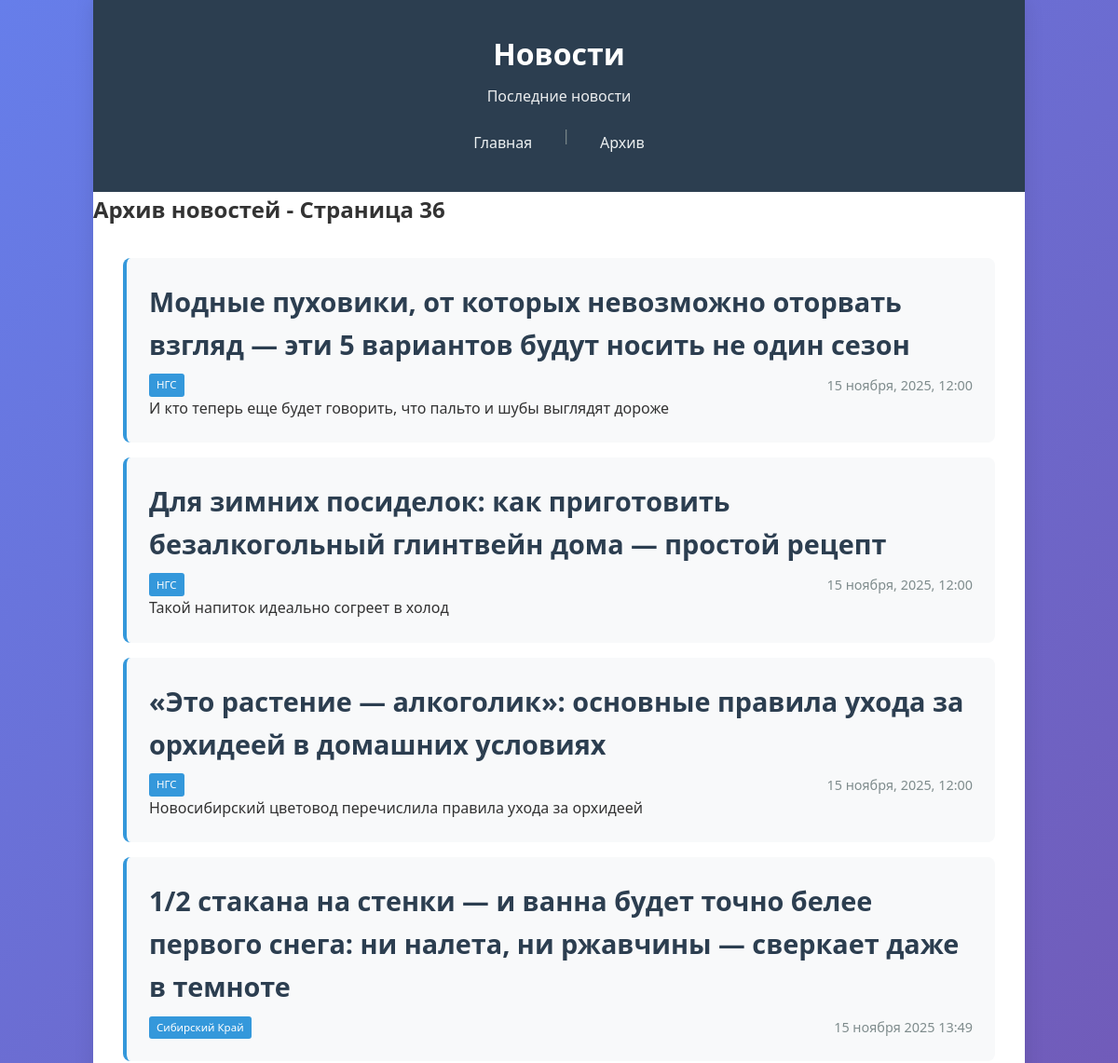
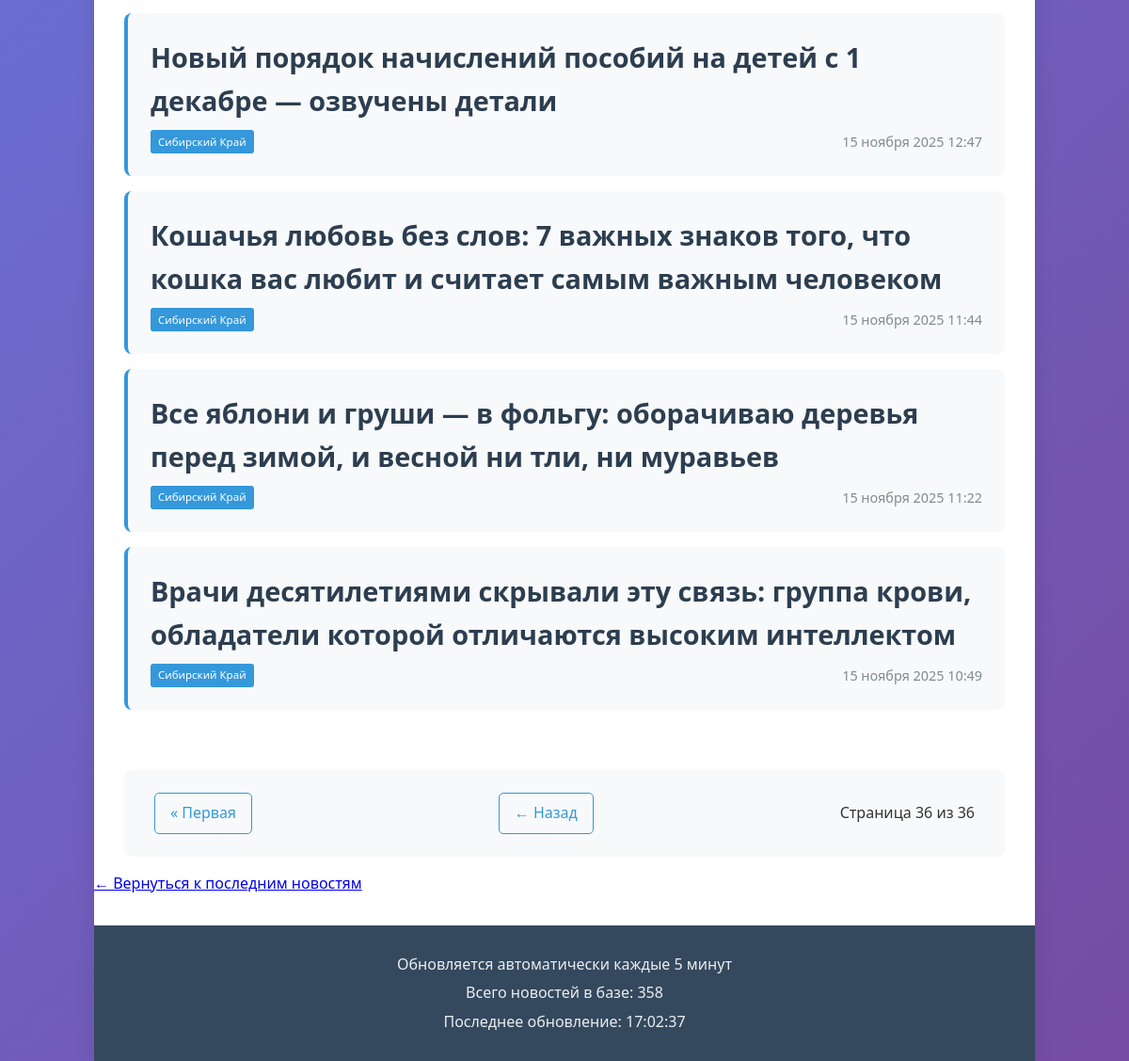
Page /?page=36 on the committed database (2 pictures, top to bottom).
### tables this page shows
CREATE TABLE NewsItem (
                title TEXT NOT NULL,
                url TEXT NOT NULL UNIQUE,
                date TEXT NOT NULL,
                source TEXT NOT NULL,
                content TEXT,
                created_at INTEGER NOT NULL
            );

### app.py (the view, shortened to what this page needs)
@app.route('/')
def index():
    page = request.args.get('page', 1, type=int)
    news = db.get_latest_news(count=10, page=page)
    total_pages = db.get_total_pages(per_page=10)
    if page > 1:
        return render_template('page.html',
                               news=news,
                               current_page=page,
                               total_pages=total_pages,
                               total_news=db.get_news_count(),
                               now=datetime.now())

### dataBase.py (called while the page is built)
    def _connect(self):
        return sqlite3.connect(self.db_path, check_same_thread=False, timeout=10)

    def get_latest_news(self, count=10, page=1):
        offset = (page - 1) * count
        with self._connect() as conn:
            cursor = conn.cursor()
            cursor.execute('''
                SELECT title, url, date, source, content, created_at
                FROM NewsItem
                ORDER BY created_at DESC
                LIMIT ? OFFSET ?
            ''', (count, offset))
            rows = cursor.fetchall()
            return [NewsItem(*row[:5]) for row in rows]

    def get_news_count(self):
        with self._connect() as conn:
            cursor = conn.cursor()
            cursor.execute('SELECT COUNT(*) FROM NewsItem')
            return cursor.fetchone()[0]

    def get_total_pages(self, per_page=10):
        total = self.get_news_count()
        return (total + per_page - 1) // per_page

### templates/page.html (shortened to what this page needs)
{% extends "base.html" %}
{% block content %}
<div class="page-header">
    <h2>Архив новостей - Страница {{ current_page }}</h2>
</div>
<div class="news-container">
    {% for item in news %}
    <article class="news-item">
        <h2 class="news-title">
            <a href="{{ item.link }}" class="news-link" data-id="{{ item.link }}" target="_blank">{{ item.title }}</a>
        </h2>
        <div class="news-meta">
            <span class="news-source">{{ item.source }}</span>
            <span class="news-date">{{ item.date }}</span>
        </div>
        {% if item.content %}
        <div class="news-content">
            <p>{{ item.content[:200] }}{% if item.content|length > 200 %}...{% endif %}</p>
        </div>
        {% endif %}
    </article>
    {% else %}
    <div class="no-news">
        <p>На этой странице нет новостей.</p>
    </div>
    {% endfor %}
</div>
<div class="pagination">
    {% if current_page > 1 %}
        <a href="{{ url_for('index', page=1) }}" class="pagination-first">« Первая</a>
        <a href="{{ url_for('index', page=current_page-1) }}" class="pagination-prev">← Назад</a>
    {% endif %}
    <span class="pagination-info">Страница {{ current_page }} из {{ total_pages }}</span>
</div>
<div class="back-to-main">
    <a href="{{ url_for('index') }}">← Вернуться к последним новостям</a>
</div>
{% endblock %}

### static/style.css (style rules this page uses)
* { margin: 0; padding: 0; box-sizing: border-box; }
body { font-family: 'Segoe UI', Tahoma, Geneva, Verdana, sans-serif; line-height: 1.6; color: #333; background: linear-gradient(135deg, #667eea 0%, #764ba2 100%); min-height: 100vh; }
.news-container { padding: 2rem; }
.news-item { background: #f8f9fa; border-left: 4px solid #3498db; padding: 1.5rem; margin-bottom: 1rem; border-radius: 8px; transition: transform 0.2s, box-shadow 0.2s; }
.news-title { margin-bottom: 0.5rem; }
.news-title a { color: #2c3e50; text-decoration: none; font-size: 1.2em; font-weight: 600; }
.news-meta { display: flex; justify-content: space-between; align-items: center; font-size: 0.9em; color: #7f8c8d; margin-top: 0.5rem; }
.news-source { background: #3498db; color: white; padding: 0.2rem 0.5rem; border-radius: 3px; font-size: 0.8em; }
.pagination { display: flex; justify-content: space-between; align-items: center; padding: 1.5rem 2rem; background: #f8f9fa; border-radius: 8px; margin: 1rem 2rem; }
.pagination a { color: #3498db; text-decoration: none; padding: 0.5rem 1rem; border: 1px solid #3498db; border-radius: 5px; transition: all 0.3s; }

### rows in the picture
NewsItem: title "Модные пуховики, от которых невозможно оторвать взгляд — эти 5 вариантов будут носить не один сезон", source "НГС", date "15 ноября, 2025, 12:00", content "И кто теперь еще будет говорить, что пальто и шубы выглядят дороже"
NewsItem: title "Для зимних посиделок: как приготовить безалкогольный глинтвейн дома — простой рецепт", source "НГС", date "15 ноября, 2025, 12:00", content "Такой напиток идеально согреет в холод"
NewsItem: title "«Это растение — алкоголик»: основные правила ухода за орхидеей в домашних условиях", source "НГС", date "15 ноября, 2025, 12:00", content "Новосибирский цветовод перечислила правила ухода за орхидеей"
NewsItem: title "1/2 стакана на стенки — и ванна будет точно белее первого снега: ни налета, ни ржавчины — сверкает даже в темноте", source "Сибирский Край", date "15 ноября 2025 13:49"
NewsItem: title "Новый порядок начислений пособий на детей с 1 декабре — озвучены детали", source "Сибирский Край", date "15 ноября 2025 12:47"
NewsItem: title "Кошачья любовь без слов: 7 важных знаков того, что кошка вас любит и считает самым важным человеком", source "Сибирский Край", date "15 ноября 2025 11:44"
NewsItem: title "Все яблони и груши — в фольгу: оборачиваю деревья перед зимой, и весной ни тли, ни муравьев", source "Сибирский Край", date "15 ноября 2025 11:22"
NewsItem: title "Врачи десятилетиями скрывали эту связь: группа крови, обладатели которой отличаются высоким интеллектом", source "Сибирский Край", date "15 ноября 2025 10:49"

### other values in the picture
{{ current_page }} "36"
{{ total_pages }} "36"
{{ total_news }} "358"
